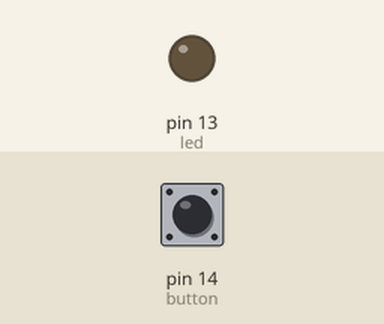
Simulated run of this sketch. Board: Arduino Uno, built with avr-gcc and run on an emulated ATmega328P. On the bench: output pins drawn as LEDs (lit = HIGH). Inputs (shaded band) come from the test bench; at power-on: pin 14 (button) HIGH.

Above: at 1.2 s.
1.3 s: pin 14 (button) pulled LOW for 3.2 s
At 1.6 s:
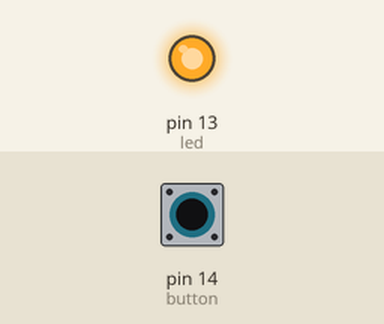
7.5 s: pin 14 (button) pulled LOW for 0.15 s
At 8.7 s:
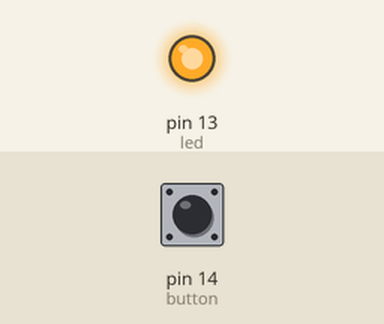
10.6 s: pin 14 (button) pulled LOW for 1 s
At 14.5 s:
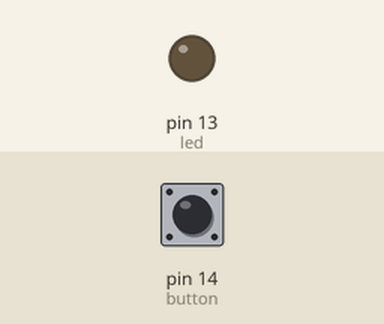
Timing chart, 0 to 16.0 s (numbered marks = the images above; inputs shaded):
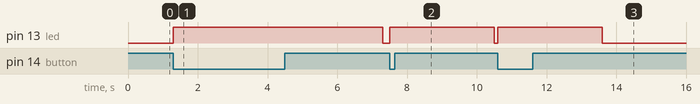

Measured:
- after the input at 1.3 s, pin 13 (led): LOW → HIGH at once, → LOW 6.0 s later
- after the input at 7.5 s, pin 13 (led): LOW → HIGH at once, → LOW 3.0 s later
- after the input at 10.6 s, pin 13 (led): LOW → HIGH at once, → LOW 3.0 s later

The sketch:

switch.ino
```cpp
int button=14;                  // 変数buttonに14を代入する
int led=13;                     // 変数ledに13を代入する
void setup(){
  pinMode(button, INPUT);// buttonピンをプルアップ入力にする
  pinMode(led, OUTPUT);         // ledピンを出力にする
  digitalWrite(led, LOW);
}
void loop(){
  if(digitalRead(button)==LOW){ // buttonピンがLOWならば
    Serial.println("2");
    digitalWrite(led, HIGH);    // ledピンにHIGHを出力する
    delay(3000);                // 3秒待つ
    digitalWrite(led, LOW);     // ledピンにLOWを出力する
  }
}
```
